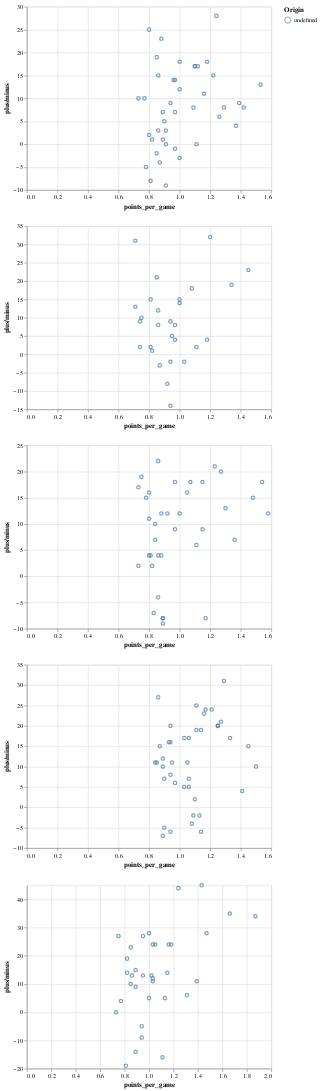

This figure's notebook cell:
### Code cell
###2019-2020
brush = alt.selection_interval()
signed_chart0 = alt.Chart(signedData0).mark_point().encode(
    x='points_per_game',
    y='plus/minus',
    color=alt.condition(brush, 'Origin:N', alt.value('red'))
    
).add_selection(brush)


####2018-2019
signed_chart1 = alt.Chart(signedData1).mark_point().encode(
    x='points_per_game',
    y='plus/minus',
    color=alt.condition(brush, 'Origin:N', alt.value('green'))
    
).add_selection(brush)

###2017-2018
signed_chart2 = alt.Chart(signedData2).mark_point().encode(
    x='points_per_game',
    y='plus/minus',
    color=alt.condition(brush, 'Origin:N', alt.value('blue'))
    
).add_selection(brush)

###2016-2017
signed_chart3 = alt.Chart(signedData3).mark_point().encode(
    x='points_per_game',
    y='plus/minus',
    color=alt.condition(brush, 'Origin:N', alt.value('yellow'))
    
).add_selection(brush)


###2015-2016
signed_chart4 = alt.Chart(signedData4).mark_point().encode(
    x='points_per_game:Q',
    y='plus/minus:Q',
    color=alt.condition(brush, 'Origin:O', alt.value('black'))
    
).add_selection(brush)



signed_chart0 & signed_chart1 & signed_chart2 & signed_chart3 & signed_chart4

### Figure 1 — Vega-Lite specification as saved in the notebook (floating-point values rounded to 4 significant figures)
{"config": {"view": {"continuousWidth": 400, "continuousHeight": 300}}, "vconcat": [{"data": {"name": "data-15caaabdfe4a3ae25f1baa8d8162f2d7"}, "mark": "point", "encoding": {"color": {"condition": {"type": "nominal", "field": "Origin", "selection": "selector012"}, "value": "red"}, "x": {"type": "quantitative", "field": "points_per_game"}, "y": {"type": "quantitative", "field": "plus/minus"}}, "selection": {"selector012": {"type": "interval"}}}, {"data": {"name": "data-a09408557bfa6c4055614aed8613a4f4"}, "mark": "point", "encoding": {"color": {"condition": {"type": "nominal", "field": "Origin", "selection": "selector012"}, "value": "green"}, "x": {"type": "quantitative", "field": "points_per_game"}, "y": {"type": "quantitative", "field": "plus/minus"}}, "selection": {"selector012": {"type": "interval"}}}, {"data": {"name": "data-6e79c8d5bb9ffbf3ebe9710908519aa8"}, "mark": "point", "encoding": {"color": {"condition": {"type": "nominal", "field": "Origin", "selection": "selector012"}, "value": "blue"}, "x": {"type": "quantitative", "field": "points_per_game"}, "y": {"type": "quantitative", "field": "plus/minus"}}, "selection": {"selector012": {"type": "interval"}}}, {"data": {"name": "data-bf98c2bec48b071824f4c2ffb560b1c8"}, "mark": "point", "encoding": {"color": {"condition": {"type": "nominal", "field": "Origin", "selection": "selector012"}, "value": "yellow"}, "x": {"type": "quantitative", "field": "points_per_game"}, "y": {"type": "quantitative", "field": "plus/minus"}}, "selection": {"selector012": {"type": "interval"}}}, {"data": {"name": "data-c78a25819f737b0c97fe739aaa764dbf"}, "mark": "point", "encoding": {"color": {"condition": {"type": "ordinal", "field": "Origin", "selection": "selector012"}, "value": "black"}, "x": {"type": "quantitative", "field": "points_per_game"}, "y": {"type": "quantitative", "field": "plus/minus"}}, "selection": {"selector012": {"type": "interval"}}}], "$schema": "https://vega.github.io/schema/vega-lite/v4.8.1.json", "datasets": {"data-15caaabdfe4a3ae25f1baa8d8162f2d7": [{"points_per_game": 1.53, "plus/minus": 13}, {"points_per_game": 1.42, "plus/minus": 8}, {"points_per_game": 1.29, "plus/minus": 8}, {"points_per_game": 1.26, "plus/minus": 6}, {"points_per_game": 1.24, "plus/minus": 28}, {"points_per_game": 1.18, "plus/minus": 18}, {"points_per_game": 1.39, "plus/minus": 9}, {"points_per_game": 1.22, "plus/minus": 15}, {"points_per_game": 1.37, "plus/minus": 4}, {"points_per_game": 1.16, "plus/minus": 11}, {"points_per_game": 1.12, "plus/minus": 17}, {"points_per_game": 1.09, "plus/minus": 8}, {"points_per_game": 1.0, "plus/minus": -3}, {"points_per_game": 1.0, "plus/minus": 18}, {"points_per_game": 0.97, "plus/minus": -1}, {"points_per_game": 1.0, "plus/minus": 12}, {"points_per_game": 0.94, "plus/minus": 9}, {"points_per_game": 0.89, "plus/minus": 1}, {"points_per_game": 1.1, "plus/minus": 17}, {"points_per_game": 0.97, "plus/minus": 14}, {"points_per_game": 0.97, "plus/minus": 7}, {"points_per_game": 1.1, "plus/minus": 17}, {"points_per_game": 0.89, "plus/minus": 7}, {"points_per_game": 1.11, "plus/minus": 0}, {"points_per_game": 0.91, "plus/minus": -9}, {"points_per_game": 0.91, "plus/minus": 3}, {"points_per_game": 0.91, "plus/minus": 0}, {"points_per_game": 0.88, "plus/minus": 23}, {"points_per_game": 0.86, "plus/minus": 3}, {"points_per_game": 0.86, "plus/minus": 15}, {"points_per_game": 0.81, "plus/minus": -8}, {"points_per_game": 0.85, "plus/minus": -2}, {"points_per_game": 0.85, "plus/minus": 19}, {"points_per_game": 0.82, "plus/minus": 1}, {"points_per_game": 0.8, "plus/minus": 2}, {"points_per_game": 0.8, "plus/minus": 25}, {"points_per_game": 0.78, "plus/minus": -5}, {"points_per_game": 0.96, "plus/minus": 14}, {"points_per_game": 0.9, "plus/minus": 5}, {"points_per_game": 0.87, "plus/minus": -4}, {"points_per_game": 0.77, "plus/minus": 10}, {"points_per_game": 0.73, "plus/minus": 10}], "data-a09408557bfa6c4055614aed8613a4f4": [{"points_per_game": 1.2, "plus/minus": 32}, {"points_per_game": 1.45, "plus/minus": 23}, {"points_per_game": 1.18, "plus/minus": 4}, {"points_per_game": 1.34, "plus/minus": 19}, {"points_per_game": 1.0, "plus/minus": 15}, {"points_per_game": 1.0, "plus/minus": 14}, {"points_per_game": 1.08, "plus/minus": 18}, {"points_per_game": 0.95, "plus/minus": 5}, {"points_per_game": 0.97, "plus/minus": 4}, {"points_per_game": 0.97, "plus/minus": 8}, {"points_per_game": 0.92, "plus/minus": -8}, {"points_per_game": 0.94, "plus/minus": 9}, {"points_per_game": 0.94, "plus/minus": -14}, {"points_per_game": 0.81, "plus/minus": 15}, {"points_per_game": 1.03, "plus/minus": -2}, {"points_per_game": 0.87, "plus/minus": -3}, {"points_per_game": 0.94, "plus/minus": -2}, {"points_per_game": 0.86, "plus/minus": 8}, {"points_per_game": 0.86, "plus/minus": 12}, {"points_per_game": 0.82, "plus/minus": 1}, {"points_per_game": 1.11, "plus/minus": 2}, {"points_per_game": 0.81, "plus/minus": 2}, {"points_per_game": 0.75, "plus/minus": 10}, {"points_per_game": 0.71, "plus/minus": 13}, {"points_per_game": 0.85, "plus/minus": 21}, {"points_per_game": 0.74, "plus/minus": 2}, {"points_per_game": 0.74, "plus/minus": 9}, {"points_per_game": 0.71, "plus/minus": 31}], "data-6e79c8d5bb9ffbf3ebe9710908519aa8": [{"points_per_game": 1.58, "plus/minus": 12}, {"points_per_game": 1.54, "plus/minus": 18}, {"points_per_game": 1.3, "plus/minus": 13}, {"points_per_game": 1.27, "plus/minus": 20}, {"points_per_game": 1.23, "plus/minus": 21}, {"points_per_game": 1.15, "plus/minus": 18}, {"points_per_game": 1.15, "plus/minus": 9}, {"points_per_game": 1.48, "plus/minus": 15}, {"points_per_game": 1.07, "plus/minus": 18}, {"points_per_game": 1.05, "plus/minus": 16}, {"points_per_game": 1.11, "plus/minus": 6}, {"points_per_game": 1.17, "plus/minus": -8}, {"points_per_game": 1.0, "plus/minus": 12}, {"points_per_game": 0.86, "plus/minus": 22}, {"points_per_game": 0.97, "plus/minus": 9}, {"points_per_game": 0.97, "plus/minus": 18}, {"points_per_game": 0.92, "plus/minus": 12}, {"points_per_game": 0.88, "plus/minus": 12}, {"points_per_game": 0.8, "plus/minus": 4}, {"points_per_game": 0.89, "plus/minus": -9}, {"points_per_game": 0.89, "plus/minus": -8}, {"points_per_game": 0.89, "plus/minus": -8}, {"points_per_game": 0.86, "plus/minus": -4}, {"points_per_game": 0.8, "plus/minus": 16}, {"points_per_game": 0.8, "plus/minus": 11}, {"points_per_game": 0.86, "plus/minus": 4}, {"points_per_game": 0.84, "plus/minus": 10}, {"points_per_game": 0.84, "plus/minus": 7}, {"points_per_game": 0.82, "plus/minus": 2}, {"points_per_game": 0.78, "plus/minus": 15}, {"points_per_game": 1.36, "plus/minus": 7}, {"points_per_game": 0.88, "plus/minus": 4}, {"points_per_game": 0.83, "plus/minus": -7}, {"points_per_game": 0.81, "plus/minus": 4}, {"points_per_game": 0.75, "plus/minus": 19}, {"points_per_game": 0.73, "plus/minus": 2}, {"points_per_game": 0.73, "plus/minus": 17}], "data-bf98c2bec48b071824f4c2ffb560b1c8": [{"points_per_game": 1.5, "plus/minus": 10}, {"points_per_game": 1.41, "plus/minus": 4}, {"points_per_game": 1.33, "plus/minus": 17}, {"points_per_game": 1.27, "plus/minus": 21}, {"points_per_game": 1.21, "plus/minus": 24}, {"points_per_game": 1.45, "plus/minus": 15}, {"points_per_game": 1.29, "plus/minus": 31}, {"points_per_game": 1.25, "plus/minus": 20}, {"points_per_game": 1.25, "plus/minus": 20}, {"points_per_game": 1.16, "plus/minus": 23}, {"points_per_game": 1.17, "plus/minus": 24}, {"points_per_game": 1.11, "plus/minus": 25}, {"points_per_game": 1.05, "plus/minus": 11}, {"points_per_game": 1.14, "plus/minus": -6}, {"points_per_game": 1.14, "plus/minus": 19}, {"points_per_game": 1.11, "plus/minus": 19}, {"points_per_game": 1.03, "plus/minus": 17}, {"points_per_game": 1.08, "plus/minus": -4}, {"points_per_game": 1.09, "plus/minus": -2}, {"points_per_game": 0.97, "plus/minus": 6}, {"points_per_game": 0.95, "plus/minus": 11}, {"points_per_game": 0.93, "plus/minus": 16}, {"points_per_game": 0.86, "plus/minus": 27}, {"points_per_game": 0.9, "plus/minus": 7}, {"points_per_game": 1.13, "plus/minus": -2}, {"points_per_game": 1.06, "plus/minus": 17}, {"points_per_game": 1.06, "plus/minus": 5}, {"points_per_game": 0.9, "plus/minus": -5}, {"points_per_game": 1.06, "plus/minus": 7}, {"points_per_game": 1.03, "plus/minus": 5}, {"points_per_game": 0.94, "plus/minus": 16}, {"points_per_game": 1.1, "plus/minus": 2}, {"points_per_game": 0.94, "plus/minus": 8}, {"points_per_game": 0.89, "plus/minus": 10}, {"points_per_game": 0.87, "plus/minus": 15}, {"points_per_game": 0.85, "plus/minus": 11}, {"points_per_game": 0.94, "plus/minus": -6}, {"points_per_game": 0.94, "plus/minus": 20}, {"points_per_game": 0.89, "plus/minus": 12}, {"points_per_game": 0.89, "plus/minus": -7}, {"points_per_game": 0.84, "plus/minus": 11}], "data-c78a25819f737b0c97fe739aaa764dbf": [{"points_per_game": 1.87, "plus/minus": 34}, {"points_per_game": 1.66, "plus/minus": 35}, {"points_per_game": 1.43, "plus/minus": 45}, {"points_per_game": 1.47, "plus/minus": 28}, {"points_per_game": 1.18, "plus/minus": 24}, {"points_per_game": 1.15, "plus/minus": 14}, {"points_per_game": 1.39, "plus/minus": 11}, {"points_per_game": 1.31, "plus/minus": 6}, {"points_per_game": 1.24, "plus/minus": 44}, {"points_per_game": 1.13, "plus/minus": 5}, {"points_per_game": 1.16, "plus/minus": 24}, {"points_per_game": 1.02, "plus/minus": 13}, {"points_per_game": 1.11, "plus/minus": -16}, {"points_per_game": 1.05, "plus/minus": 24}, {"points_per_game": 1.03, "plus/minus": 24}, {"points_per_game": 0.95, "plus/minus": 27}, {"points_per_game": 1.03, "plus/minus": 12}, {"points_per_game": 1.0, "plus/minus": 5}, {"points_per_game": 1.0, "plus/minus": 28}, {"points_per_game": 0.95, "plus/minus": 13}, {"points_per_game": 0.85, "plus/minus": 10}, {"points_per_game": 1.03, "plus/minus": 11}, {"points_per_game": 0.85, "plus/minus": 23}, {"points_per_game": 0.94, "plus/minus": -5}, {"points_per_game": 0.89, "plus/minus": 15}, {"points_per_game": 0.82, "plus/minus": 14}, {"points_per_game": 0.94, "plus/minus": -9}, {"points_per_game": 0.89, "plus/minus": -14}, {"points_per_game": 0.86, "plus/minus": 13}, {"points_per_game": 0.82, "plus/minus": 19}, {"points_per_game": 0.89, "plus/minus": 9}, {"points_per_game": 0.81, "plus/minus": -19}, {"points_per_game": 0.77, "plus/minus": 4}, {"points_per_game": 0.75, "plus/minus": 27}, {"points_per_game": 0.73, "plus/minus": 0}]}}
